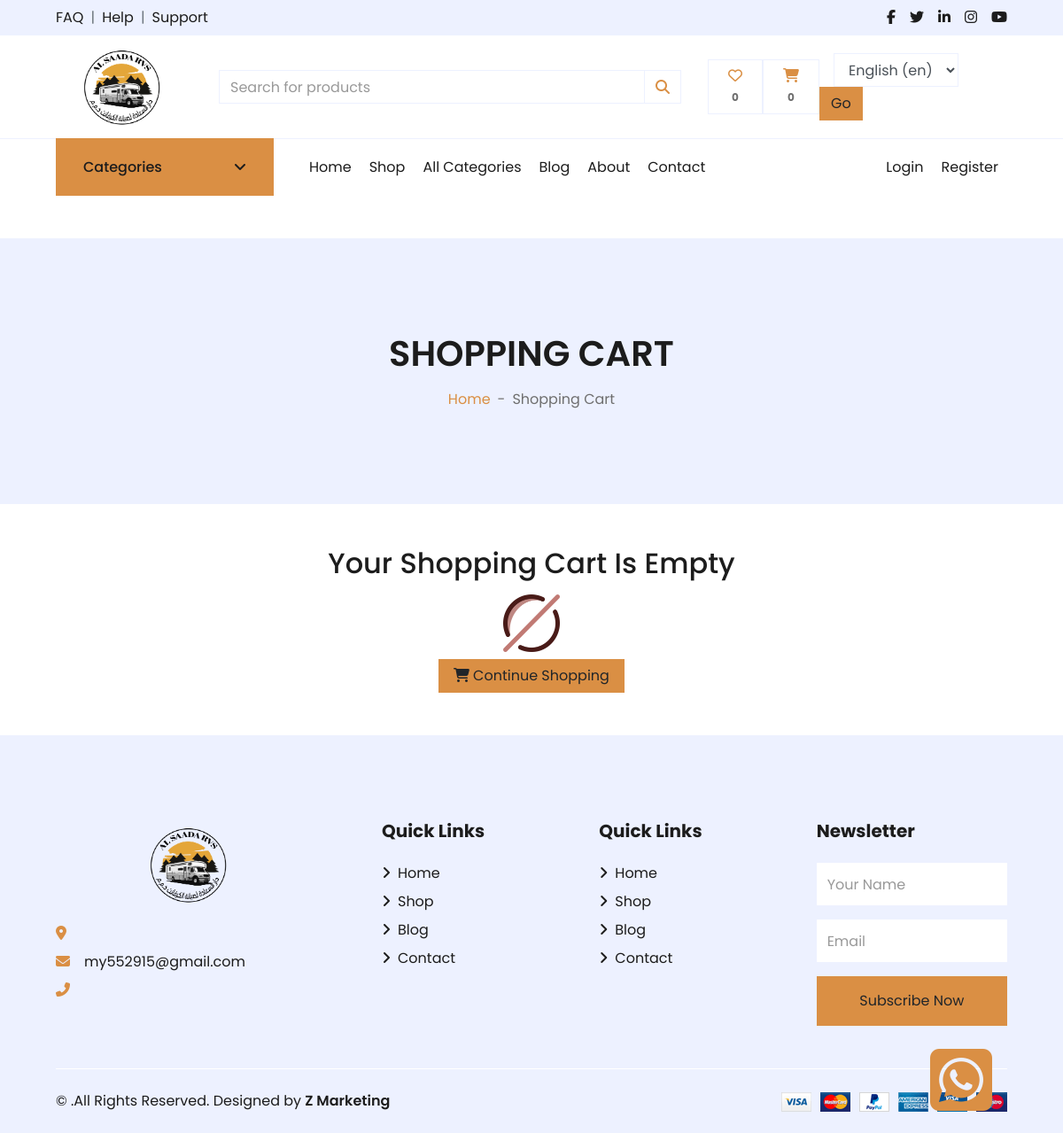
Page /cart/ on the committed database.
### settings/models.py (models this page shows, shortened)
class Settings(TranslatableModel):
    translations = TranslatedFields(
        site_name = models.CharField(_("site_name"), max_length=50),
        address = models.CharField(_("address"), max_length=50),
        get_in_touch = models.TextField(_("get_in_touch"),max_length=1000),
        phone = models.CharField(_("phone"), max_length=30),
        description = models.TextField(_("description"),max_length=1000)
    )
    logo = models.ImageField(_("logo"), upload_to='setting/')
    email = models.EmailField(_("email"), max_length=254)
    fb_link = models.URLField(_("fb_link"), max_length=200)
    twitter_link = models.URLField(_("twitter_link"), max_length=200)
    instagram_link = models.URLField(_("instagram_link"), max_length=200)
    class Meta:
        verbose_name = _("Settings")
        verbose_name_plural = _("Settings")

### carts/views.py (the view)
# urls.py: path('', views.cart , name='cart'),
def cart(request , total = 0 , quantity = 0 , cart_items = None):
    try:
        tax = 0
        grand_total = 0
        if request.user.is_authenticated:
            cart_items = CartItem.objects.filter(user=request.user , is_active = True)
        else:
            cart = Cart.objects.get(cart_id=_cart_id(request))
            cart_items = CartItem.objects.filter(cart=cart , is_active = True)
        for cart_item in cart_items:
            total += (cart_item.product.price * cart_item.quantity)
            quantity += cart_item.quantity
        tax = (0 * total) / 100
        grand_total = total + tax
    except ObjectDoesNotExist:
        pass
    context = {
        'total':total ,
        'quantity':quantity,
        'cart_items':cart_items,
        'tax':tax,
        'grand_total':grand_total,
    }
    return render(request , 'cart.html' , context)

### carts/templates/cart.html (shortened to what this page needs)
{% extends "base.html" %}
{% load static %}\{% load i18n %}
{% block body %}
<div class="container-fluid bg-secondary mb-5">
    <div class="d-flex flex-column align-items-center justify-content-center" style="min-height: 300px">
        <h1 class="font-weight-semi-bold text-uppercase mb-3">{% trans "Shopping Cart" %}</h1>
        <div class="d-inline-flex">
            <p class="m-0"><a href="/">{% trans "Home" %}</a></p>
            <p class="m-0 px-2">-</p>
            <p class="m-0">{% trans "Shopping Cart" %}</p>
        </div>
    </div>
</div>
{% if not cart_items %}
<div class="container">
    <div class="row flex-column align-items-center justify-content-center">
        <h2 class="text-center">{% trans "Your Shopping Cart Is Empty" %}</h2>
        <div class="col-1 my-2">
            <img class="w-100" src="{% static 'img/empty-set.png' %}">
        </div>
        <div class="d-flex justify-content-center">
            <a href="{% url 'product_list' %}" class="btn btn-primary px-3"><i
                    class="fa fa-shopping-cart mr-1"></i>{% trans "Continue Shopping" %}</a>
        </div>
    </div>
</div>
{% endif %}
{% endblock body %}

### templates/base.html (shortened to what this page needs)
{% load static %}
{% load i18n %}
<!DOCTYPE HTML>
<html lang="{{ current_language }}">
<head>
    <link href="https://cdnjs.cloudflare.com/ajax/libs/font-awesome/5.10.0/css/all.min.css" rel="stylesheet">
    <link href="{% static 'lib/owlcarousel/assets/owl.carousel.min.css'%}" rel="stylesheet">
    <link href="{% static 'css/all.min.css'%}" rel="stylesheet">
    <link href="{% static 'css/style.css'%}" rel="stylesheet">
    <link href="{% static 'css/custom.css'%}" rel="stylesheet">
</head>
<body>
    <div class="container-fluid">
        <div class="row bg-secondary py-2 px-xl-5">
            <div class="col-lg-6 d-none d-lg-block">
                <div class="d-inline-flex align-items-center">
                    <a class="text-dark" href="{% url 'contact'%}">{% trans "FAQ" %}</a>
                    <span class="text-muted px-2">|</span>
                    <a class="text-dark" href="{% url 'contact'%}">{% trans "Help" %}</a>
                    <span class="text-muted px-2">|</span>
                    <a class="text-dark" href="{% url 'contact'%}">{% trans "Support" %}</a>
                </div>
            </div>
            <div class="col-lg-6 text-center text-lg-right">
                <div class="d-inline-flex align-items-center">
                    <a class="text-dark px-2" href="{{about_site.fb_link}}">
                        <i class="fab fa-facebook-f"></i>
                    </a>
                    <a class="text-dark px-2" href="{{about_site.twitter_link}}">
                        <i class="fab fa-twitter"></i>
                    </a>
                    <a class="text-dark px-2" href="">
                        <i class="fab fa-linkedin-in"></i>
                    </a>
                    <a class="text-dark px-2" href="{{about_site.instagram_link}}">
                        <i class="fab fa-instagram"></i>
                    </a>
                    <a class="text-dark pl-2" href="">
                        <i class="fab fa-youtube"></i>
                    </a>
                </div>
            </div>
        </div>
        <div class="row align-items-center py-2 px-xl-5">
            <div class="col-lg-2 d-none d-lg-block">
                <a href="/" class="text-decoration-none">
                    <h1 class="m-0  text-center display-5 font-weight-semi-bold">
                        <img src="{{about_site.logo.url}}" width="100px" height="100px" alt="Logo">
                    </h1>
                </a>
            </div>
            <div class="col-lg-6 col-6  text-left">
                <form id="searchForm" autocomplete="off" action="">
                    <div class="input-group">
                        <input type="text" id="searchInput" class="form-control"
                            placeholder="{% trans "Search for products" %}">
                        <div class="input-group-append">
                            <span class="input-group-text bg-transparent text-primary">
                                <i class="fa fa-search"></i>
                            </span>
                        </div>
                    </div>
                </form>
            </div>
            <div class="col-lg-4 col-6 d-lg-flex justify-content-center align-items-center  text-right">
                <a href="{% url 'favourite'%}" class="btn border">
                    {% if product_counter == 0 %}
                    <i class="fa-regular fa-heart text-primary"></i>
                    <span class="badge">{{product_counter}}</span>
                    {% else %}
                    <i class="fas fa-heart text-primary"></i>
                    <span class="badge">{{product_counter}}</span>
                    {% endif %}
                </a>
                <a href="{% url 'cart'%}" class="btn border">
                    <i class="fas fa-shopping-cart text-primary"></i>
                    <span class="badge">{{cart_counter}}</span>
                </a>
                <form action="{% url 'set_language' %}" method="post" class="form-inline  ">
                    <div class="form-group mx-sm-3 ">
                        <select name="language" id="language" class="form-control">
                            {% get_current_language as LANGUAGE_CODE %}
                            {% get_available_languages as LANGUAGES %}
                            {% get_language_info_list for LANGUAGES as languages %}
                            {% for language in languages %}
                            <option value="{{ language.code }}"
                                {% if language.code == LANGUAGE_CODE %}selected{% endif %}>
                                {{ language.name_local }} ({{ language.code }})
                            </option>
                            {% endfor %}
                        </select>
                    </div>
                    <button type="submit" class="btn btn-primary ">Go</button>
                </form>
            </div>
        </div>
    </div>
    <div class="container-fluid mb-5">
        <div class="row border-top px-xl-5">
            <div class="col-lg-3 d-none d-lg-block">
                <a class="btn shadow-none d-flex align-items-center justify-content-between bg-style text-white w-100"
                    data-toggle="collapse" href="#navbar-vertical"
                    style="height: 65px; margin-top: -1px; padding: 0 30px;">
                    <h6 class="m-0">{% trans "Categories" %}</h6>
                    <i class="fa fa-angle-down text-dark"></i>
                </a>
            </div>
            <div class="col-lg-9">
                <nav class="navbar navbar-expand-lg bg-light navbar-light py-3 py-lg-0 px-0">
                    <div class="collapse navbar-collapse justify-content-between" id="navbarCollapse">
                        <div class="navbar-nav mr-auto py-0">
                            <a href="/"
                                class="nav-item nav-link {% if request.path == '/' or request.path == '/en/' or request.path == '/ar/' %}active{% endif %}">{% trans "Home" %}</a>
                            <a href="{% url 'product_list' %}"
                                class="nav-item nav-link {% if request.path == '/products/' or request.path == '/products/en/' or request.path == '/products/ar/' %}active{% endif %}">{% trans "Shop" %}</a>
                            <a href="{% url 'categories' %}"
                                class="nav-item nav-link ">{% trans "All Categories" %}</a>
                            <a href="{% url 'blog' %}"
                                class="nav-item nav-link {% if request.path == '/blog/' or request.path == '/blog/en/' or request.path == '/blog/ar/' %}active{% endif %}">{% trans "Blog" %}</a>
                            <a href="{% url 'about' %}"
                                class="nav-item nav-link {% if request.path == '/about/' or request.path == '/about/en/' or request.path == '/about/ar/' %}active{% endif %}">{% trans "About" %}</a>
                            <a href="{% url 'contact' %}"
                                class="nav-item nav-link {% if request.path == '/contact/' or request.path == '/contact/en/' or request.path == '/contact/ar/' %}active{% endif %}">{% trans "Contact" %}</a>
                        </div>
                        {% if user.is_authenticated %}
                        <div class="navbar-nav ml-auto py-0">
                            <a href="{% url 'profile'%}" class="nav-item nav-link">{% trans "Profile" %}</a>
                            <a href="{% url 'product_new'%}" class="nav-item nav-link">{% trans "Add Product" %}</a>
                            <a href="{% url 'logout' %}" class="nav-item nav-link">{% trans "logout" %}</a>
                        </div>
                        {% else %}
                        <div class="navbar-nav ml-auto py-0">
                            <a href="{% url 'login' %}" class="nav-item nav-link">{% trans "Login" %}</a>
                            <a href="{% url 'register' %}" class="nav-item nav-link">{% trans "Register" %}</a>
                        </div>
                        {% endif %}
                    </div>
                </nav>
            </div>
        </div>
    </div>
    {% block body %}
    {% endblock body %}
    <div class="container-fluid bg-secondary text-dark mt-5 pt-5">
        <div class="row px-xl-5 pt-5">
            <div class="col-lg-4 col-md-12 mb-5 pr-3 pr-xl-5">
                <a href="/" class="text-decoration-none">
                    <h1 class="mb-1 text-center display-5 font-weight-semi-bold">
                        <img src="{{about_site.logo.url}}" width="100px" height="100px" alt="Logo">
                    </h1>
                </a>
                <p class="mb-2"><i class="fa fa-map-marker-alt text-primary mr-3"></i>{{about_site.address}}</p>
                <p class="mb-2"><i class="fa fa-envelope text-primary mr-3"></i>{{about_site.email}}</p>
                <p class="mb-0"><i class="fa fa-phone-alt text-primary mr-3"></i>{{about_site.phone}}</p>
                <a href="https://wa.me/{{about_site.phone}}" target="_blank" class="position-fixed whatsicon" rel="noopener noreferrer">
                        <i class="fa-brands fa-square-whatsapp fa-5x"></i>
                    </a>
            </div>
            <div class="col-lg-8 col-md-12">
                <div class="row">
                    <div class="col-md-4 mb-5">
                        <h5 class="font-weight-bold text-dark mb-4">{% trans "Quick Links" %}</h5>
                        <div class="d-flex flex-column justify-content-start">
                            <a class="text-dark mb-2" href="/"><i
                                    class="fa fa-angle-right mr-2"></i>{% trans "Home" %}</a>
                            <a class="text-dark mb-2" href="{% url 'product_list'%}"><i
                                    class="fa fa-angle-right mr-2"></i>{% trans "Shop" %}</a>
                            <a class="text-dark mb-2" href="{% url 'blog'%}"><i
                                    class="fa fa-angle-right mr-2"></i>{% trans "Blog" %}
                            </a>
                            <a class="text-dark" href="{% url 'contact'%}"><i
                                    class="fa fa-angle-right mr-2"></i>{% trans "Contact" %}
                            </a>
                        </div>
                    </div>
                    <div class="col-md-4 mb-5">
                        <h5 class="font-weight-bold text-dark mb-4">{% trans "Quick Links" %}</h5>
                        <div class="d-flex flex-column justify-content-start">
                            <a class="text-dark mb-2" href="/"><i
                                    class="fa fa-angle-right mr-2"></i>{% trans "Home" %}</a>
                            <a class="text-dark mb-2" href="{% url 'product_list'%}"><i
                                    class="fa fa-angle-right mr-2"></i>{% trans "Shop" %}</a>
                            <a class="text-dark mb-2" href="{% url 'blog'%}"><i
                                    class="fa fa-angle-right mr-2"></i>{% trans "Blog" %}
                            </a>
                            <a class="text-dark" href="{% url 'contact'%}"><i
                                    class="fa fa-angle-right mr-2"></i>{% trans "Contact" %}
                            </a>
                        </div>
                    </div>
                    <div id="main_form_div" class="col-md-4 mb-5">
                        <h5 class="font-weight-bold text-dark mb-4">{% trans "Newsletter" %}</h5>
                        <form id="newsletter_form" method="POST" action="{% url 'newsletter_footer'%}">
                            <div class="form-group">
                                <input type="text" class="form-control border-0 py-4" name="name"
                                    placeholder="{% trans "Your Name" %}" required="required" />
                            </div>
                            <div class="form-group">
                                <input type="email" class="form-control border-0 py-4" name="email"
                                    placeholder="{% trans "Email" %}" required="required" />
                            </div>
                            <div>
                                <button class="btn btn-primary btn-block border-0 py-3"
                                    type="submit">{% trans "Subscribe Now" %}</button>
                            </div>
                        </form>
                    </div>
                </div>
            </div>
        </div>
        <div class="row border-top border-light mx-xl-5 py-4">
            <div class="col-md-6 px-xl-0">
                <p class="mb-md-0 text-center text-md-left text-dark">
                    &copy; .{% trans "All Rights Reserved. Designed by" %}
                    <a class="text-dark font-weight-semi-bold" href="https://zmarketings.com">Z Marketing</a><br>
                </p>
            </div>
            <div class="col-md-6 px-xl-0 text-center text-md-right">
                <img class="img-fluid" src="{% static 'img/payments.png'%}" alt="">
            </div>
        </div>
    </div>
</body>
</html>

### rows in the picture
Settings: logo (picture), email "my552915@gmail.com"

### other values in the picture
{{ product_counter }} "0"
{{ cart_counter }} "0"
form field language "English (en)"
